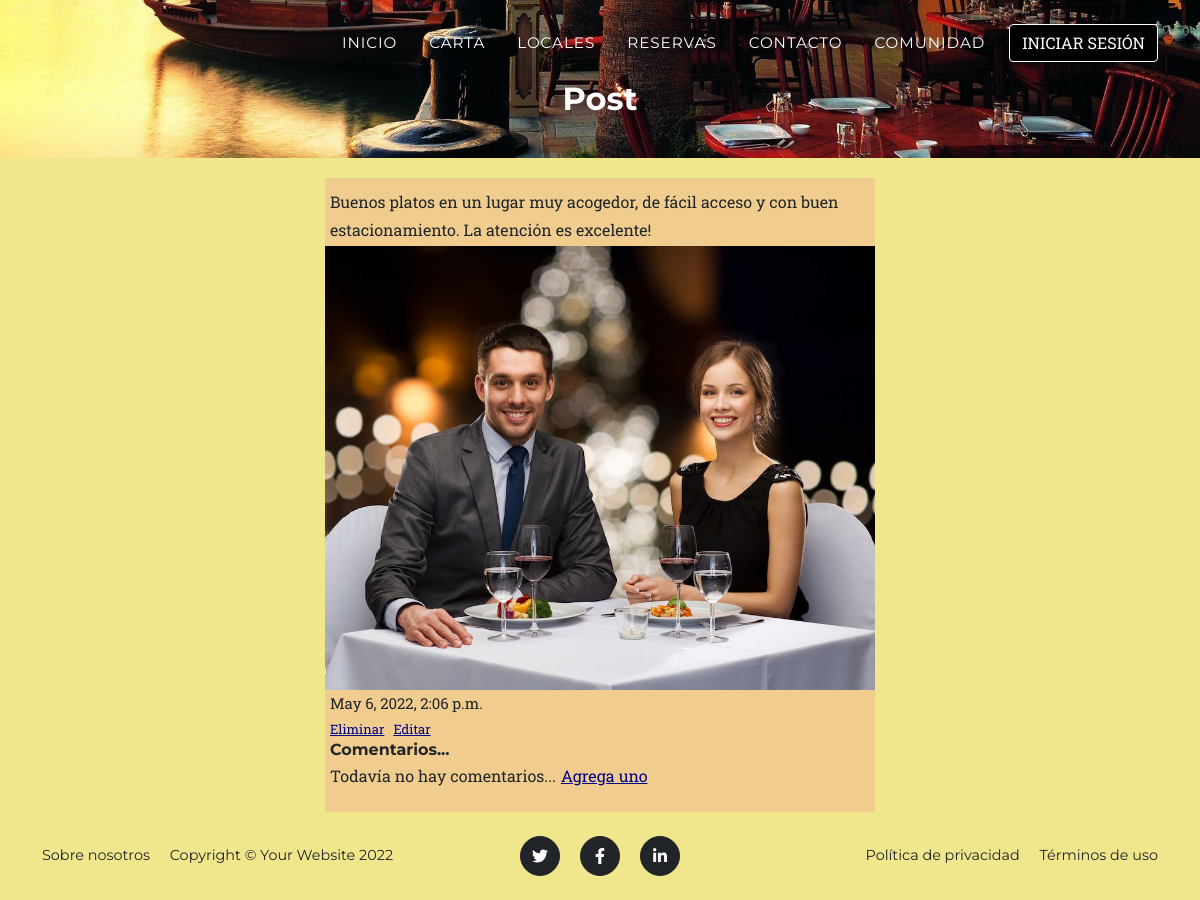
Page /AppRestaurante/detallePost/30 on the earlier database version.
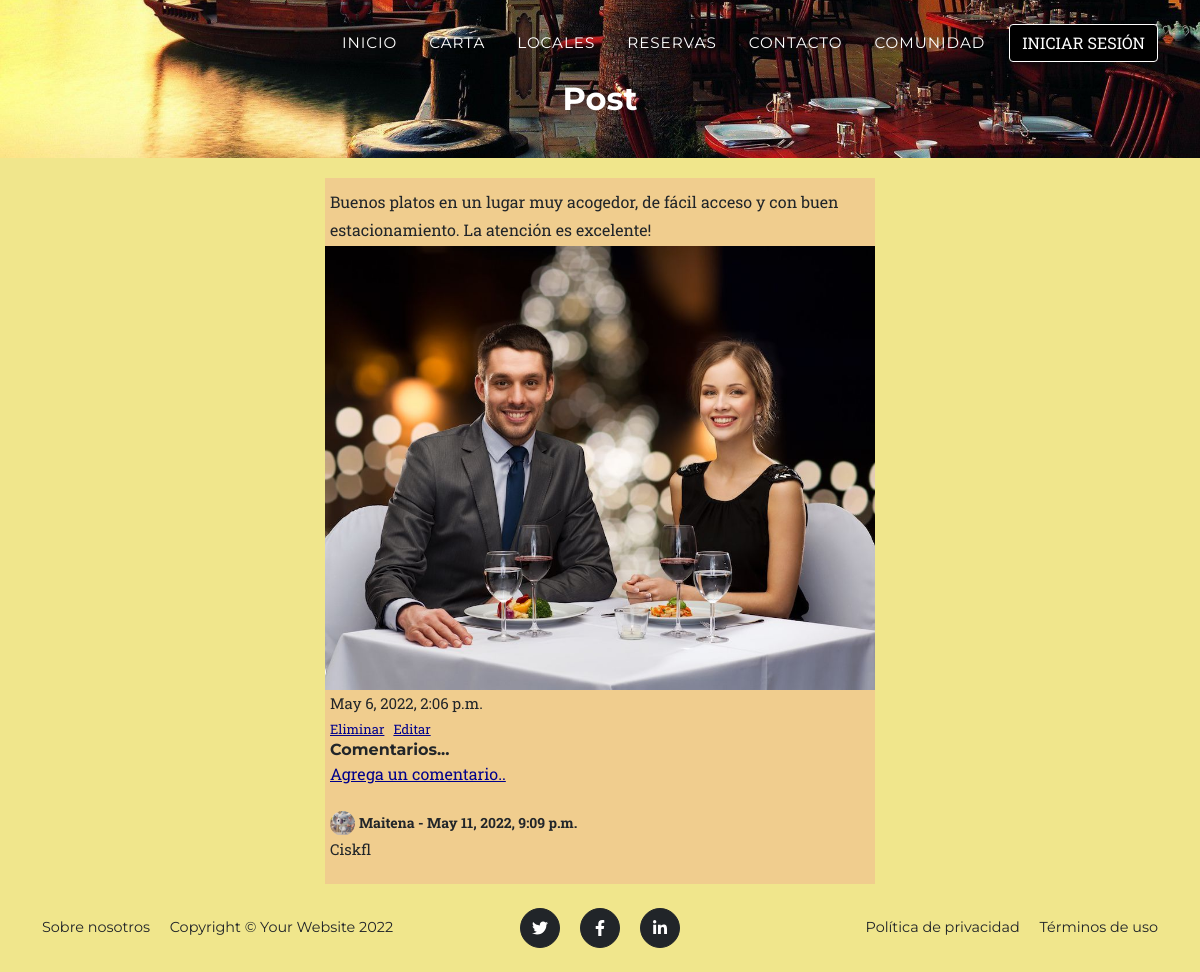
Same page on the later database version.
### AppRestaurante/models.py (models this page shows)
class Comentario(models.Model):
    post = models.ForeignKey(Post, on_delete=models.CASCADE, blank=True, null=True, related_name="comentarios")
    user = models.ForeignKey(User, on_delete=models.CASCADE, related_name="comentarios")
    fecha = models.DateTimeField(auto_now_add=True)
    contenido = models.TextField(max_length=255)

class User(AbstractUser):
    imagen = models.ImageField(upload_to='avatar', default='avatar/perfil.png', null=True, blank=True)

### AppRestaurante/views.py (the view)
# urls.py: path('detallePost/<id>', views.detallePost, name="DetallePost"),
def detallePost(request, id):
    post = Post.objects.get(id = id)
    return render(request, "detallePost.html", {"post": post})

### AppRestaurante/Templates/detallePost.html (shortened to what this page needs)
{% extends 'padre.html' %}
{% load static %}
{% block header %}<h2>Post</h2>{% endblock header %}
{% block contenidoQueCambia %}
<section class="contenido">
    <p style="margin-left: 5px;">{{post.contenido}}</p>
        {% if post.imagen %}
            <img src="{{post.imagen.url}}", width="550px">
        {% endif %}
        <br>
        <p class="fecha">{{post.fecha}}</p>
        <a style="color: darkblue; font-size: small; margin-left: 5px;" href="{% url 'EliminarPost' post.id %}">Eliminar</a>
        <a style="color: darkblue; font-size: small; margin-left: 5px;" href="{% url 'EditarPost' post.id %}">Editar</a>
        <h6>Comentarios...</h6>
        {% if not post.comentarios.all %}
            <p>Todavía no hay comentarios...<a class="link"; href="{% url 'Comentario' post.id %}">Agrega uno</a></p>
        {% else %}
        <a class="link" href="{% url 'Comentario' post.id %}">Agrega un comentario..</a>
        <br><br>
            {% for comentario in post.comentarios.all %}
                <div class="avatar" style="background-image: url('{{comentario.user.imagen.url}}');"></div>
                <strong style="font-size: 14px;">
                     {{comentario.user}} -
                     {{comentario.fecha}}
                </strong>
                <br>
                <p style="font-size: 15px; margin-bottom: 5px;">{{comentario.contenido}}</p>
            {% endfor %}
        {% endif %}
</section>
{% endblock contenidoQueCambia %}

Differences in the rows shown:
added Comentario: user.imagen (picture), user "Maitena", fecha "May 11, 2022, 9:09 p.m.", contenido "Ciskfl"
Other differences:
text no longer shown: "Todavía no hay comentarios... Agrega uno"
text now shown: "Agrega un comentario.."
